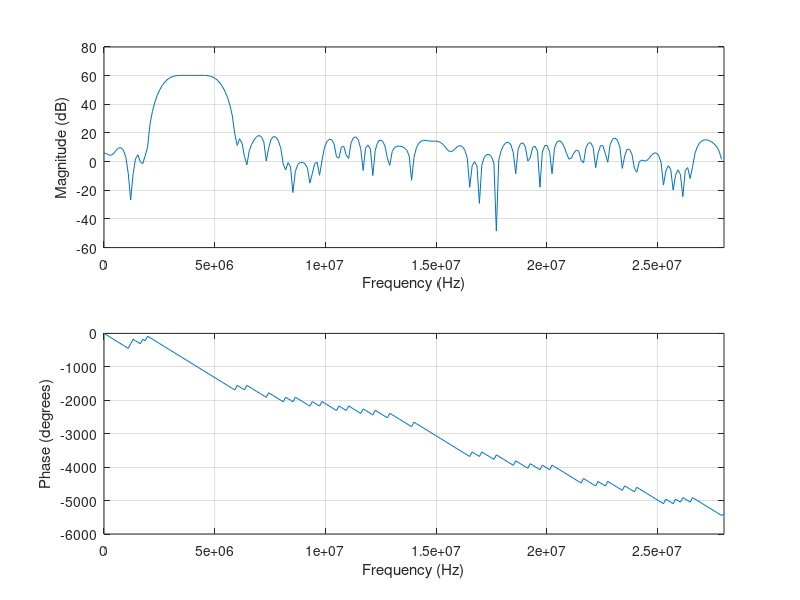

Source code (MATLAB):
% sampling rate
fs =  56.0e6                            % external sampling rate.
fi =  4.0e6				% internal if.

% band-pass filter
a1 = fi - 1.3e6;
a2 = fi + 1.3e6;

% low-pass filter.
b = fir1(127,[a1*2/fs, a2*2/fs]);       % 128 band pass filter.
B = 8;                                  % Number of bits
L = floor(log2((2^(B-1)-1)/max(b)));    % Round towards zero to avoid overflow
bsc = b*2^L;                            % scale 
lpf = round(bsc);                       % round: 

d = 1
freqz(lpf,d,128,56000000)

fp=fopen('filters.h','a')
fprintf(fp, '\nint8_t FILTER_2_COEFFS[128] = {')
fprintf(fp, '%d, ', lpf(1:127))
fprintf(fp, '%d}; ', lpf(128))
fclose(fp)
